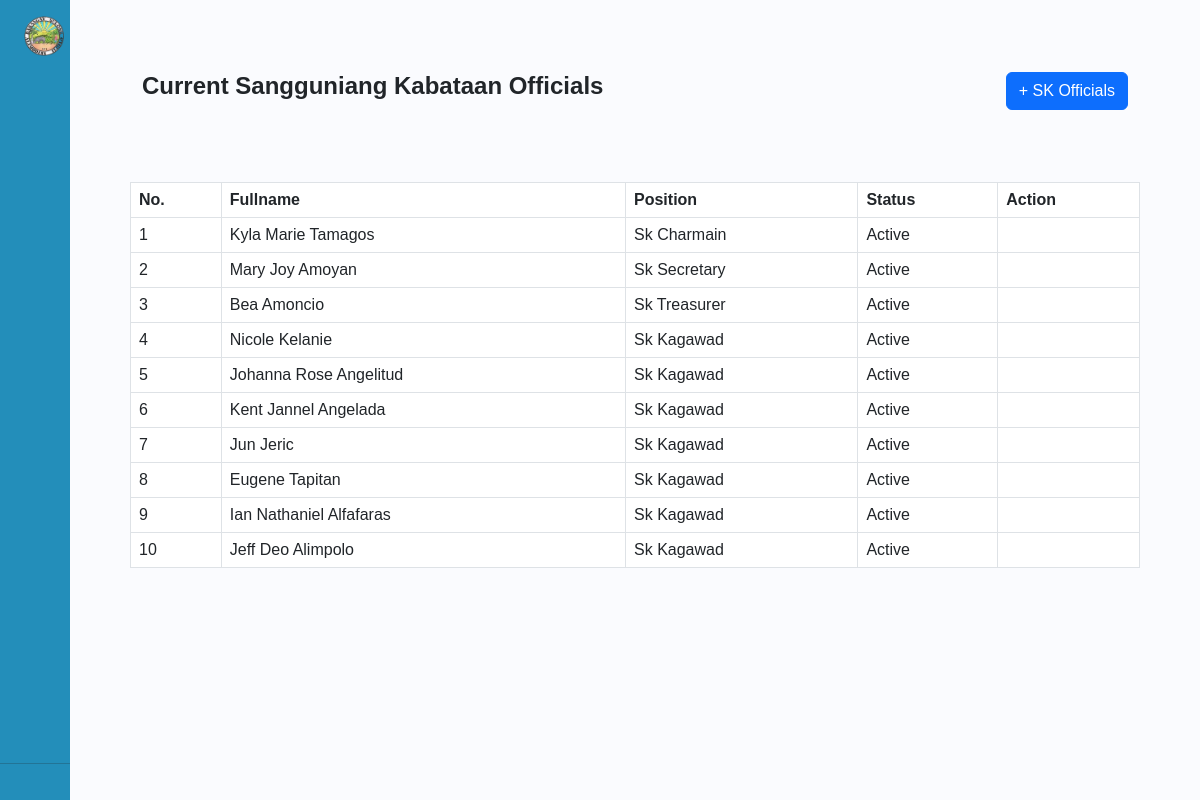
Screenshot of /skofficial.php (signed in) with the database file from the repository.
### tables this page shows
CREATE TABLE `skofficial` (
  `id` int(11) NOT NULL AUTO_INCREMENT,
  `Fullname` varchar(255) NOT NULL,
  `Position` varchar(255) NOT NULL,
  `Status` varchar(255) NOT NULL,
  `Photo` varchar(255) NOT NULL,
  PRIMARY KEY (`id`)
);

### skofficial.php (the view, shortened to what this page needs)
<?php
include('includes_admin/footer.php');
require_once("session.php");
?>
<!DOCTYPE html>
<html lang="en">
<head>
    <link href="https://cdn.lineicons.com/4.0/lineicons.css" rel="stylesheet" />
    <link href="https://cdn.jsdelivr.net/npm/bootstrap@5.3.0-alpha3/dist/css/bootstrap.min.css" rel="stylesheet"
>
    <link rel="stylesheet" href="includes_admin/stylebar.css">
</head>
<body>
    <div class="wrapper">
    <aside id="sidebar">
            <div class="d-flex">
                <button class="toggle-btn" type="button">
                    <img class="headerlogo " src="/Logo/headerlogo.png" alt="Alimodian">
                </button>
            </div>
            <ul class="sidebar-nav">
                <li class="sidebar-item">
                    <a href="dashboard.php" class="sidebar-link">
                    </a>
                </li>
                <li class="sidebar-item">
                    <a href="#" class="sidebar-link collapsed has-dropdown" data-bs-toggle="collapse"
                        data-bs-target="#brgy" aria-expanded="false" aria-controls="brgy">
                    </a>
                </li>
                <li class="sidebar-item">
                    <a href="#" class="sidebar-link collapsed has-dropdown" data-bs-toggle="collapse"
                        data-bs-target="#record" aria-expanded="false" aria-controls="record">
                    </a>
                </li>
                <li class="sidebar-item">
                    <a href="#" class="sidebar-link collapsed has-dropdown" data-bs-toggle="collapse"
                        data-bs-target="#docs" aria-expanded="false" aria-controls="docs">
                    </a>
                </li>
                <li class="sidebar-item">
                    <a href="#" class="sidebar-link collapsed has-dropdown" data-bs-toggle="collapse"
                        data-bs-target="#updates" aria-expanded="false" aria-controls="updates">
                    </a>
                </li>
                <li class="sidebar-item">
                    <a href="#" class="sidebar-link collapsed has-dropdown" data-bs-toggle="collapse"
                        data-bs-target="#services" aria-expanded="false" aria-controls="services">
                    </a>
                </li>
                <li class="sidebar-item">
                    <a href="dashboardbackup.php" class="sidebar-link">
                    </a>
                </li>
            </ul>
            <div class="sidebar-footer">
                <a href="userprofile.php" class="sidebar-link">
                </a>
            </div>
            <hr>
            <div class="sidebar-footer">
                <a href="logout_admin.php" class="sidebar-link">
                </a>
            </div>
        </aside>
        <div class="main p-5">
            <div class="d-flex justify-content-between p-4">
                <h1>Current Sangguniang Kabataan Officials</h1>
                <a href="#" class=" btn btn-primary text-center" data-toggle="modal" data-target="#addsk">+ SK Officials</a>
            </div>
            <div class="container  mt-5 ">
                <table id="sktable" class="table   table-bordered ">
                    <thead>
                        <tr>
                            <th scope="col">No.</th>
                            <th scope="col">Fullname</th>
                            <th scope="col">Position</th>
                            <th scope="col">Status</th>
                            <th scope="col">Action</th>
                        </tr>
                    </thead>
                    <tbody>
                        <?php
                        $sql = "SELECT * FROM skofficial";
                        $query = $dbh->prepare($sql);
                        $query->execute();
                        $results = $query->fetchAll(PDO::FETCH_OBJ);
                        $cnt = 1;
                        if ($query->rowCount() > 0) {
                            foreach ($results as $result) {
                        ?>
                                <tr>
                                    <td><?php echo htmlentities($cnt); ?></td>
                                    <td><?php echo htmlentities($result->Fullname); ?></td>
                                    <td><?php echo htmlentities($result->Position); ?></td>
                                    <td><?php echo htmlentities($result->Status); ?></td>
                                    <td>
                                        <a href="skofficial.php?del=<?php echo htmlentities($result->id); ?>"><i class="lni lni-trash-can p-2" onclick="return confirm('Do you really want to delete?')"></i></a>
                                        <a href="updatesk.php?id=<?php echo htmlentities($result->id); ?>"><i class="lni lni-pencil p-2"></i></a>
                                    </td>
                                </tr>
                        <?php
                                $cnt++;
                            }
                        }
                        ?>
                    </tbody>
                </table>
            </div>
        </div>
</body>
</html>

### includes_admin/stylebar.css (style rules this page uses)
a { text-decoration: none; }
li { list-style: none; }
h1 { font-weight: 600; font-size: 1.5rem; }
body { font-family: 'Poppins', sans-serif; }
.wrapper { display: flex; }
.main { min-height: 100vh; width: 100%; overflow: hidden; transition: all 0.35s ease-in-out; background-color: #fafbfe; }
.headerlogo { width: 40px; min-width: 40px; z-index: 1000; transition: all .25s ease-in-out; background-color: #238EBA; display: flex; flex-direction: column; }
#sidebar { width: 70px; min-width: 70px; z-index: 1000; transition: all .25s ease-in-out; background-color: #238EBA; display: flex; flex-direction: column; }
.toggle-btn { background-color: transparent; cursor: pointer; border: 0; padding: 1rem 1.5rem; }
.sidebar-nav { padding: 2rem 0; flex: 1 1 auto; }
a.sidebar-link { padding: .625rem 1.625rem; color: #FFF; display: block; font-size: 0.9rem; white-space: nowrap; border-left: 3px solid transparent; }
.sidebar-item { position: relative; }

### rows the page displays
skofficial: Fullname "Kyla Marie Tamagos", Position "Sk Charmain", Status "Active"
skofficial: Fullname "Mary Joy Amoyan", Position "Sk Secretary", Status "Active"
skofficial: Fullname "Bea Amoncio", Position "Sk Treasurer", Status "Active"
skofficial: Fullname "Nicole Kelanie", Position "Sk Kagawad", Status "Active"
skofficial: Fullname "Johanna Rose Angelitud", Position "Sk Kagawad", Status "Active"
skofficial: Fullname "Kent Jannel Angelada", Position "Sk Kagawad", Status "Active"
skofficial: Fullname "Jun Jeric", Position "Sk Kagawad", Status "Active"
skofficial: Fullname "Eugene Tapitan", Position "Sk Kagawad", Status "Active"
skofficial: Fullname "Ian Nathaniel Alfafaras", Position "Sk Kagawad", Status "Active"
skofficial: Fullname "Jeff Deo Alimpolo", Position "Sk Kagawad", Status "Active"
